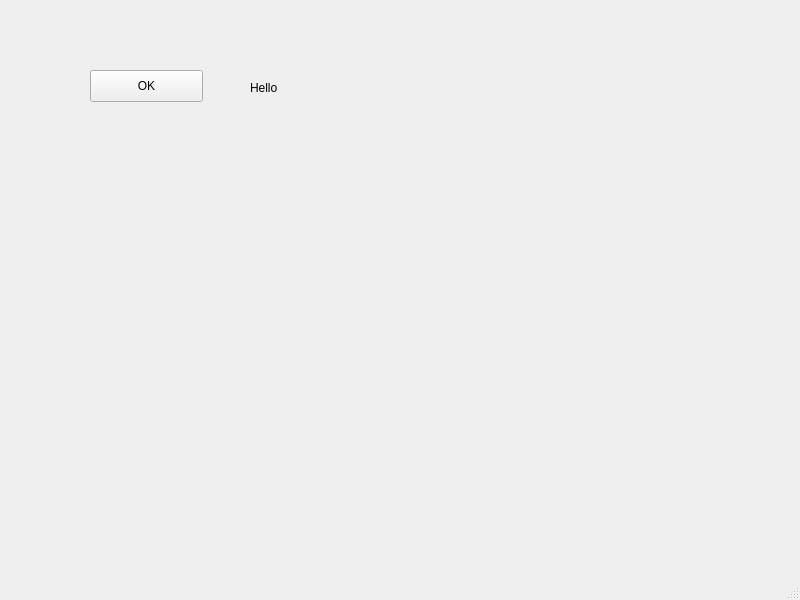
<?xml version="1.0" encoding="UTF-8"?>
<ui version="4.0">
 <class>MainWindow</class>
 <widget class="QMainWindow" name="MainWindow">
  <property name="geometry">
   <rect>
    <x>0</x>
    <y>0</y>
    <width>800</width>
    <height>600</height>
   </rect>
  </property>
  <property name="windowTitle">
   <string>MainWindow</string>
  </property>
  <widget class="QWidget" name="centralwidget">
   <widget class="QPushButton" name="pushButton1">
    <property name="geometry">
     <rect>
      <x>90</x>
      <y>70</y>
      <width>113</width>
      <height>32</height>
     </rect>
    </property>
    <property name="text">
     <string>OK</string>
    </property>
   </widget>
   <widget class="QLabel" name="label">
    <property name="geometry">
     <rect>
      <x>250</x>
      <y>80</y>
      <width>60</width>
      <height>16</height>
     </rect>
    </property>
    <property name="text">
     <string>Hello</string>
    </property>
   </widget>
  </widget>
  <widget class="QMenuBar" name="menubar">
   <property name="geometry">
    <rect>
     <x>0</x>
     <y>0</y>
     <width>800</width>
     <height>22</height>
    </rect>
   </property>
  </widget>
  <widget class="QStatusBar" name="statusbar"/>
 </widget>
 <resources/>
 <connections/>
</ui>
